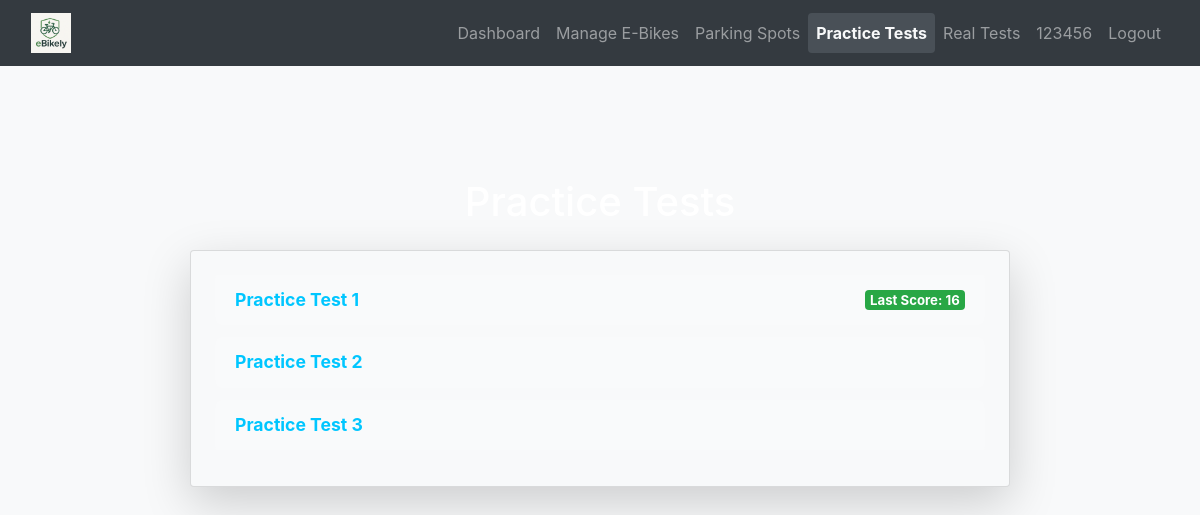
Before: /practice (signed in) with the older database file.
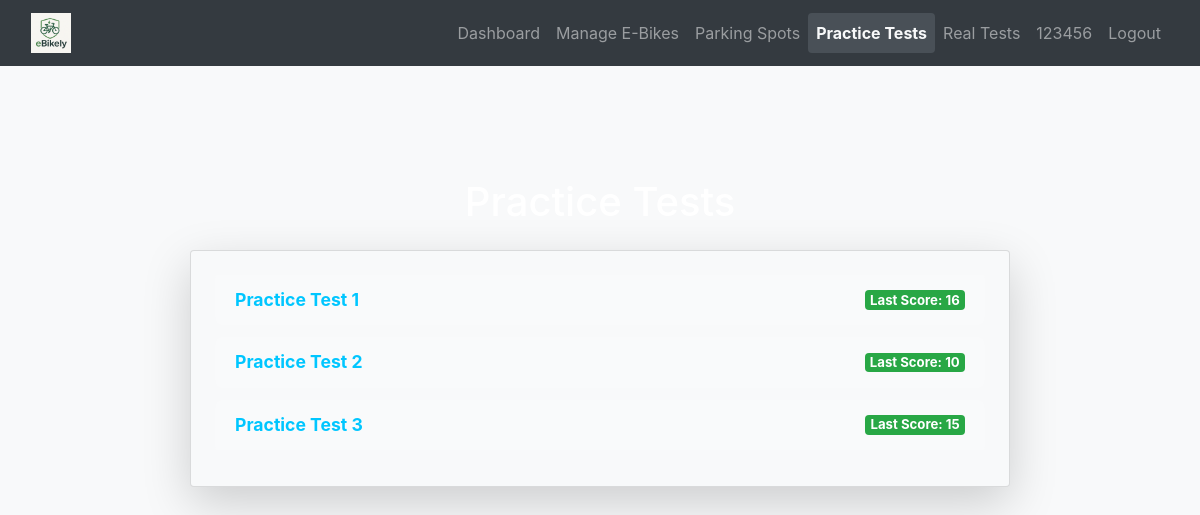
After: the same page with the newer database file.
### database_setup.py (models this page shows)
class User(Base, UserMixin):
    __tablename__ = 'users'
    id = Column(Integer, primary_key=True)
    username = Column(String(150), unique=True, nullable=False)
    email = Column(String(150), nullable=True)
    password = Column(String(150), nullable=False)
    ebikes = relationship('EBike', back_populates='owner', cascade="all, delete-orphan")
    practice_tests = relationship('PracticeTest', back_populates='user', cascade="all, delete-orphan")
    real_tests = relationship('RealTest', back_populates='user', cascade="all, delete-orphan")
    practice_attempts = relationship("PracticeAttempt", back_populates="user", cascade="all, delete-orphan")
    parking_spot = relationship("ParkingSpot", back_populates="reserved_user", uselist=False)
    role = Column(String(10))  # 'student' or 'teacher'
    department = Column(String(150))  # for teachers
    year = Column(Integer)  # for students
    house = Column(String(50))  # for students

class PracticeTest(Base):
    __tablename__ = 'practice_tests'
    id = Column(Integer, primary_key=True)
    name = Column(String(100), nullable=False)
    user_id = Column(Integer, ForeignKey('users.id'))  # <-- This line fixes the problem
    user = relationship('User', back_populates='practice_tests')  # <-- Define this side of the relationship
    questions = relationship('PracticeQuestion', back_populates='test', cascade="all, delete-orphan")

class PracticeAttempt(Base):
    __tablename__ = 'practice_attempts'
    id = Column(Integer, primary_key=True)
    user_id = Column(Integer, ForeignKey('users.id'), nullable=False)
    test_id = Column(Integer, ForeignKey('practice_tests.id'), nullable=False)
    score = Column(Integer, nullable=False)
    attempt_date = Column(DateTime, default=datetime.utcnow)
    user = relationship('User', back_populates='practice_attempts')

### app.py (the view)
@app.route('/practice', methods=['GET'])
@login_required
def practice_selection():
    session = SessionLocal()
    user = session.query(User).filter_by(id=current_user.id).first()
    tests = session.query(PracticeTest).all()
    attempts = {attempt.test_id: attempt for attempt in user.practice_attempts}
    session.close()
    return render_template('practice_selection.html', tests=tests, attempts=attempts)

### app.py (called while the page is built)
@login_manager.user_loader
def load_user(user_id):
    session = SessionLocal()
    user = session.query(User).get(int(user_id))
    session.close()
    return user

### templates/practice_selection.html (shortened to what this page needs)
{% extends "base.html" %}
{% block content %}
<div class="container mt-5">
    <h1 class="text-center text-white mb-4">Practice Tests</h1>
    <div class="card shadow-lg bg-light rounded p-4">
        <ul class="list-group">
            {% for test in tests %}
            <li class="list-group-item d-flex justify-content-between align-items-center">
                <a href="{{ url_for('practice_quiz', test_id=test.id) }}" class="test-link">{{ test.name }}</a>
                {% if test.id in attempts %}
                <span class="badge bg-success">Last Score: {{ attempts[test.id].score }}</span>
                {% endif %}
            </li>
            {% endfor %}
        </ul>
    </div>
</div>
{% endblock %}

### templates/base.html (shortened to what this page needs)
<!DOCTYPE html>
<html lang="en">
<head>
    <link rel="stylesheet" href="https://stackpath.bootstrapcdn.com/bootstrap/4.5.2/css/bootstrap.min.css">
    <link rel="stylesheet" href="{{ url_for('static', filename='styles.css') }}">
    <link href="https://cdnjs.cloudflare.com/ajax/libs/font-awesome/5.15.4/css/all.min.css" rel="stylesheet">
</head>
<body>
    <nav class="navbar navbar-expand-lg navbar-dark bg-dark">
        <div class="container-fluid">
            <a class="navbar-brand" href="{{ url_for('dashboard') }}">
                <img src="{{ url_for('static', filename='images/logo.png') }}" alt="E-Bike Manager Logo">
            </a>
            <div class="collapse navbar-collapse" id="navbarNav">
                <ul class="navbar-nav ml-auto">
                    {% if current_user.is_authenticated %}
                        <li class="nav-item"><a class="nav-link {% if request.endpoint == 'dashboard' %}active{% endif %}" href="{{ url_for('dashboard') }}">Dashboard</a></li>
                        <li class="nav-item"><a class="nav-link {% if request.endpoint == 'ebike_management' %}active{% endif %}" href="{{ url_for('ebike_management') }}">Manage E-Bikes</a></li>
                        <li class="nav-item"><a class="nav-link {% if request.endpoint == 'parking_spots' %}active{% endif %}" href="{{ url_for('parking_spots') }}">Parking Spots</a></li>
                        <li class="nav-item"><a class="nav-link {% if request.endpoint == 'practice_selection' %}active{% endif %}" href="{{ url_for('practice_selection') }}">Practice Tests</a></li>
                        <li class="nav-item"><a class="nav-link {% if request.endpoint == 'real_tests' %}active{% endif %}" href="{{ url_for('real_tests') }}">Real Tests</a></li>
                        <li class="nav-item"><a class="nav-link {% if request.endpoint == 'user_profile' %}active{% endif %}" href="{{ url_for('user_profile') }}">{{ current_user.username }}</a></li>
                        <li class="nav-item"><a class="nav-link" href="{{ url_for('logout') }}">Logout</a></li>
                    {% else %}
                        <li class="nav-item"><a class="nav-link" href="{{ url_for('login') }}">Login</a></li>
                        <li class="nav-item"><a class="nav-link" href="{{ url_for('register') }}">Register</a></li>
                    {% endif %}
                </ul>
            </div>
        </div>
    </nav>
    <div class="container mt-4">
        {% block content %}{% endblock %}
    </div>
</body>
</html>

### static/styles.css (style rules this page uses)
.card { border-radius: 10px; box-shadow: 0 4px 6px rgba(0, 0, 0, 0.1); transition: transform 0.2s; }
.text-white { color: white; }

### templates/base.html (style rules this page uses)
body { background-color: #f8f9fa; }
.navbar-brand img { height: 40px; border: none; }
.nav-link.active { font-weight: bold; color: #f8f9fa !important; background-color: #495057; border-radius: 0.25rem; }
.container { max-width: 1200px; }

### templates/practice_selection.html (style rules this page uses)
.container { max-width: 900px; margin: 0 auto; padding: 20px; }
.card { background: rgba(255, 255, 255, 0.08); backdrop-filter: blur(8px); border-radius: 12px; box-shadow: 0 4px 15px rgba(0, 0, 0, 0.2); }
.list-group-item { background: rgba(255, 255, 255, 0.12); border: none; margin-bottom: 12px; font-size: 1.1rem; color: #fff; border-radius: 8px; }
.test-link { color: #00c6ff; font-weight: bold; text-decoration: none; }
.badge { background-color: #00c6ff; font-weight: bold; }
.badge.bg-success { background-color: #28a745; }

Changed rows visible on the page:
shown differently, row unchanged: PracticeTest "Practice Test 2": now shows "Last Score:"
added PracticeAttempt: score "10"
shown differently, row unchanged: PracticeTest "Practice Test 3": now shows "Last Score:"
added PracticeAttempt: score "15"
